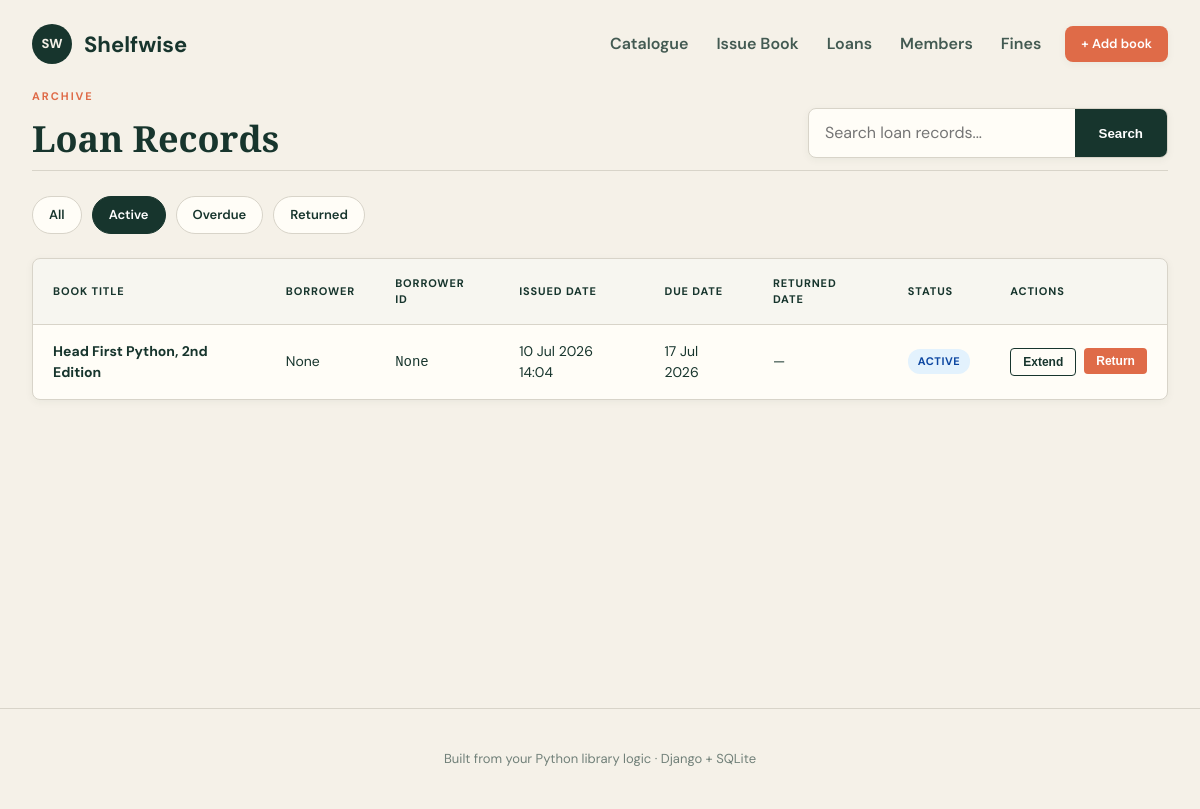
The page /loans/?status=active on the database its author committed.
### library/models.py (models this page shows, shortened)
class Loan(models.Model):
    book = models.ForeignKey(Book, related_name="loans", on_delete=models.PROTECT)
    member = models.ForeignKey(Member, related_name="loans", on_delete=models.PROTECT, null=True, blank=True)
    borrower_name = models.CharField(max_length=120, blank=True, null=True)
    borrower_id = models.CharField(max_length=50, blank=True, null=True)
    issued_at = models.DateTimeField(default=timezone.now)
    due_date = models.DateField()
    returned_at = models.DateTimeField(blank=True, null=True)
    fine_amount = models.DecimalField(max_digits=6, decimal_places=2, default=0.00)
    fine_paid = models.BooleanField(default=False)
    class Meta:
        ordering = ["-issued_at"]
    @property
    def is_overdue(self):
        return self.returned_at is None and self.due_date < timezone.localdate()

class Book(models.Model):
    CATEGORY_CHOICES = [
        ("Python", "Python"),
        ("Java", "Java"),
        ("C++", "C++"),
        ("Data Science", "Data Science"),
        ("General", "General"),
    ]
    title = models.CharField(max_length=250, unique=True)
    author = models.CharField(max_length=250)
    year = models.PositiveIntegerField(blank=True, null=True)
    category = models.CharField(max_length=100, choices=CATEGORY_CHOICES, default="General")
    class Meta:
        ordering = ["title"]

### library/views.py (the view)
# urls.py: path("loans/", views.loan_history, name="loan_history"),
def loan_history(request):
    status_filter = request.GET.get("status", "all").strip().lower()
    query = request.GET.get("q", "").strip()
    loans = Loan.objects.select_related("book", "member").order_by("-issued_at")
    if query:
        loans = loans.filter(
            Q(book__title__icontains=query) |
            Q(borrower_name__icontains=query) |
            Q(borrower_id__icontains=query)
        )
    if status_filter == "active":
        loans = loans.filter(returned_at__isnull=True)
    elif status_filter == "returned":
        loans = loans.filter(returned_at__isnull=False)
    elif status_filter == "overdue":
        loans = loans.filter(returned_at__isnull=True, due_date__lt=timezone.localdate())
    return render(request, "library/loan_list.html", {
        "loans": loans,
        "status_filter": status_filter,
        "query": query,
    })

### templates/library/loan_list.html (shortened to what this page needs)
{% extends "base.html" %}
{% block content %}
<section class="catalogue">
  <div class="section-heading">
    <div>
      <p class="eyebrow">ARCHIVE</p>
      <h2>Loan Records</h2>
    </div>
    <form class="search" method="get">
      <input type="search" name="q" value="{{ query }}" placeholder="Search loan records..." aria-label="Search loans">
      <button type="submit">Search</button>
    </form>
  </div>
  <div class="filters">
    <a href="?status=all{% if query %}&q={{ query }}{% endif %}" class="filter-btn {% if status_filter == 'all' or not status_filter %}active{% endif %}">All</a>
    <a href="?status=active{% if query %}&q={{ query }}{% endif %}" class="filter-btn {% if status_filter == 'active' %}active{% endif %}">Active</a>
    <a href="?status=overdue{% if query %}&q={{ query }}{% endif %}" class="filter-btn {% if status_filter == 'overdue' %}active{% endif %}">Overdue</a>
    <a href="?status=returned{% if query %}&q={{ query }}{% endif %}" class="filter-btn {% if status_filter == 'returned' %}active{% endif %}">Returned</a>
  </div>
  <div class="table-container">
    <table class="data-table">
      <thead>
        <tr>
          <th>Book Title</th>
          <th>Borrower</th>
          <th>Borrower ID</th>
          <th>Issued Date</th>
          <th>Due Date</th>
          <th>Returned Date</th>
          <th>Status</th>
          <th>Actions</th>
        </tr>
      </thead>
      <tbody>
        {% for loan in loans %}
          <tr>
            <td><strong><a href="{% url 'book_detail' loan.book.pk %}">{{ loan.book.title }}</a></strong></td>
            <td>{{ loan.borrower_name }}</td>
            <td><code>{{ loan.borrower_id }}</code></td>
            <td>{{ loan.issued_at|date:"d M Y H:i" }}</td>
            <td>{{ loan.due_date|date:"d M Y" }}</td>
            <td>{{ loan.returned_at|date:"d M Y H:i"|default:"—" }}</td>
            <td>
              {% if loan.returned_at %}
                <span class="status-tag status-returned">Returned</span>
              {% elif loan.is_overdue %}
                <span class="status-tag status-overdue">Overdue ({{ loan.overdue_days }}d)</span>
              {% else %}
                <span class="status-tag status-active">Active</span>
              {% endif %}
            </td>
            <td>
              {% if not loan.returned_at %}
                <div class="action-buttons">
                  {% if not loan.is_overdue %}
                    <form method="post" action="{% url 'extend_loan' loan.pk %}">
                      <button type="submit" class="btn-action extend">Extend</button>
                    </form>
                  {% endif %}
                  <form method="post" action="{% url 'return_book' loan.pk %}">
                    <button type="submit" class="btn-action return">Return</button>
                  </form>
                </div>
              {% else %}
                <span class="muted">No actions</span>
              {% endif %}
            </td>
          </tr>
        {% empty %}
          <tr>
            <td colspan="8" class="text-center">No loan records found matching the criteria.</td>
          </tr>
        {% endfor %}
      </tbody>
    </table>
  </div>
</section>
{% endblock %}

### static/library/style.css (style rules this page uses)
:root { --ink: #17352d; --paper: #f5f1e8; --cream: #fffdf7; --accent: #df6b48; --accent-hover: #c95c3a; --sage: #b7c5b0; --line: #d8d4c9; --status-avail-bg: #e2ede0; --status-avail-text: #2c5922; --status-unavail-bg: #fae4df; --status-unavail-text: #a83d22; --status-blue-bg: #e3f2fd; --status-blue-text: #0d47a1; --radius: 8px; --transition: all 0.3s cubic-bezier(0.25, 0.8, 0.25, 1); --shadow-sm: 0 2px 8px rgba(23, 53, 45, 0.05); --shadow-md: 0 10px 25px rgba(23, 53, 45, 0.08); --shadow-lg: 0 16px 40px rgba(23, 53, 45, 0.12); }
* { box-sizing: border-box; }
body { margin: 0; background: var(--paper); color: var(--ink); font-family: "DM Sans", sans-serif; line-height: 1.5; -webkit-font-smoothing: antialiased; }
a { color: inherit; text-decoration: none; transition: var(--transition); }
.eyebrow { font-size: 11px; font-weight: 700; letter-spacing: .18em; color: var(--accent); margin: 0 0 14px; text-transform: uppercase; }
h1, h2, h3, p { margin-top: 0; }
h1, h2 { font-family: "Playfair Display", serif; line-height: 1.1; font-weight: 700; }
.catalogue, .loans { max-width: 1200px; margin: 0 auto 80px; padding: 0 32px; }
.section-heading { display: flex; justify-content: space-between; gap: 30px; align-items: flex-end; margin-bottom: 25px; border-bottom: 1px solid var(--line); padding-bottom: 12px; }
.section-heading h2 { font-size: 36px; margin: 0; color: var(--ink); }
.filters { display: flex; gap: 10px; margin-bottom: 24px; flex-wrap: wrap; }
.filter-btn { padding: 8px 16px; font-size: 13px; font-weight: 600; background: var(--cream); border: 1px solid var(--line); border-radius: 20px; color: var(--ink); transition: var(--transition); }
.filter-btn.active { background: var(--ink); color: white; border-color: var(--ink); }
.search { display: flex; background: var(--cream); border: 1px solid var(--line); border-radius: var(--radius); overflow: hidden; min-width: 360px; transition: var(--transition); box-shadow: var(--shadow-sm); }
.search input { padding: 12px 16px; border: 0; outline: 0; background: transparent; flex: 1; font: inherit; color: var(--ink); }
.search button { border: 0; background: var(--ink); color: white; padding: 0 24px; font-weight: 600; cursor: pointer; transition: var(--transition); }
.table-container { background: var(--cream); border: 1px solid var(--line); border-radius: var(--radius); overflow-x: auto; box-shadow: var(--shadow-sm); margin-top: 15px; }
.data-table { width: 100%; border-collapse: collapse; text-align: left; font-size: 14px; }
.data-table th, .data-table td { padding: 16px 20px; border-bottom: 1px solid var(--line); }
.data-table th { background: rgba(23, 53, 45, 0.03); font-weight: 700; color: var(--ink); text-transform: uppercase; font-size: 11px; letter-spacing: 0.08em; }
.data-table tr:last-child td { border-bottom: 0; }
.status-tag { display: inline-block; padding: 4px 10px; border-radius: 12px; font-size: 11px; font-weight: 700; text-transform: uppercase; letter-spacing: 0.05em; }
.status-tag.status-active { background: var(--status-blue-bg); color: var(--status-blue-text); }
.action-buttons { display: flex; gap: 8px; }
.btn-action { background: var(--ink); color: white; border: 0; padding: 6px 12px; border-radius: 4px; font-size: 12px; font-weight: 600; cursor: pointer; transition: var(--transition); }
.btn-action.extend { background: transparent; color: var(--ink); border: 1px solid var(--ink); }
.btn-action.return { background: var(--accent); }

### rows shown on the page
Loan: book "Head First Python, 2nd Edition", borrower_name "None", borrower_id "None", issued_at "10 Jul 2026 14:04", due_date "17 Jul 2026", returned_at "—", shows "ACTIVE", shows "Extend", shows "Return"
